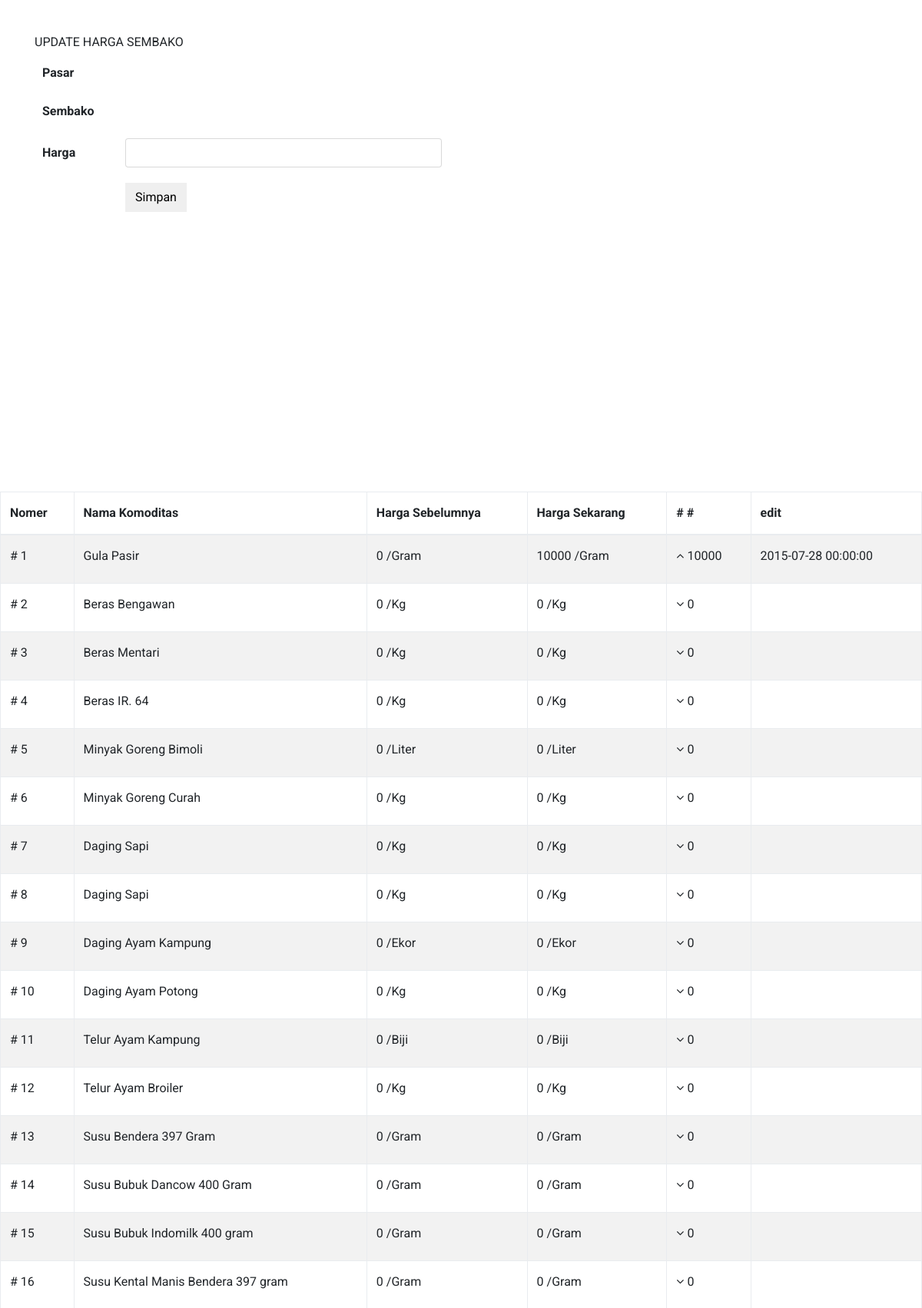
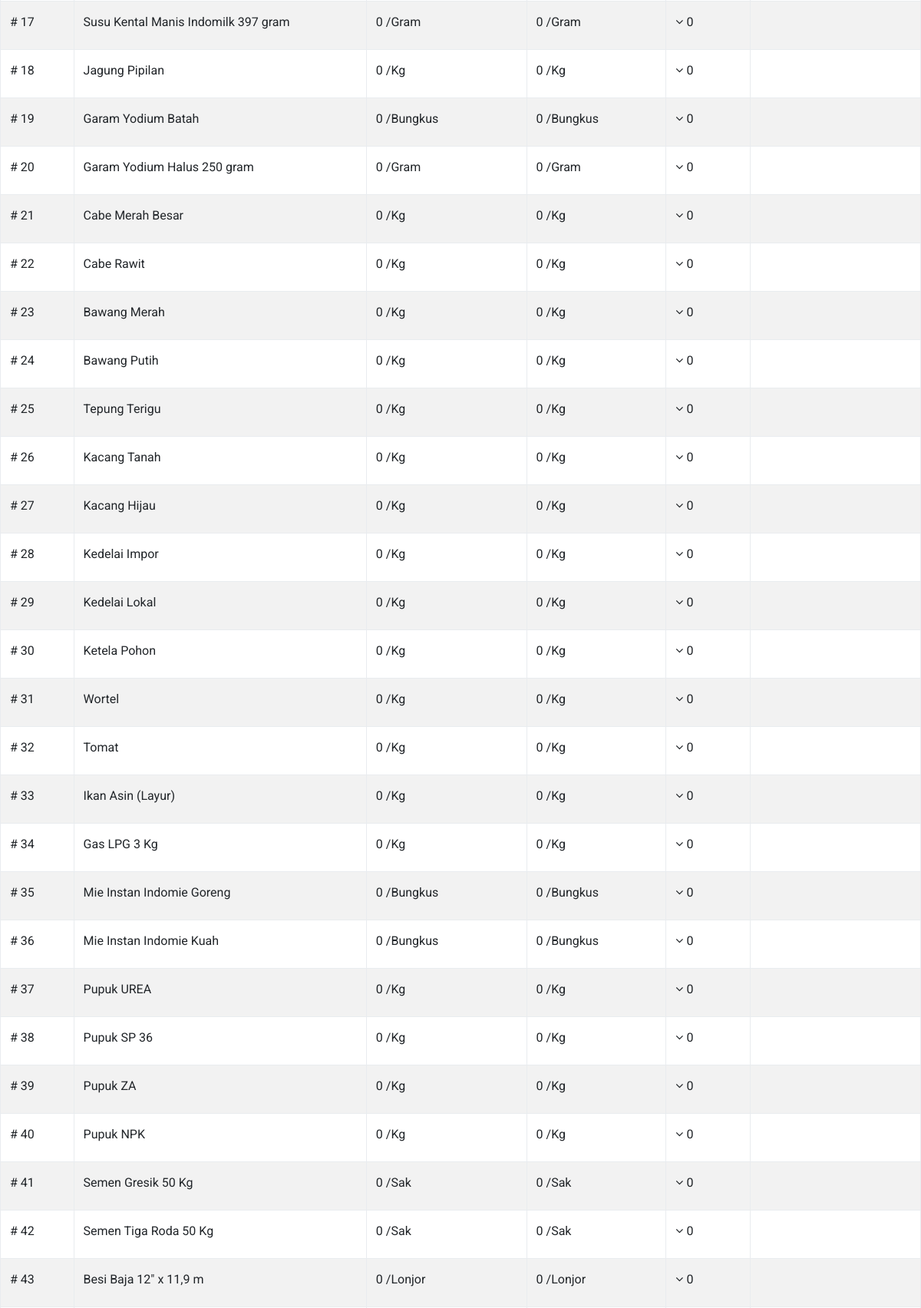
Page /admin/addData.php (upper part) on the committed database (2 pictures, top to bottom).
### tables this page shows
CREATE TABLE `komoditi` (
  `AutoID` bigint(20) NOT NULL AUTO_INCREMENT,
  `Kecamatan` varchar(100) DEFAULT NULL,
  `IdKomoditi` varchar(20) DEFAULT NULL,
  `NamaKomoditi` varchar(100) DEFAULT NULL,
  `Harga_aft` decimal(10,0) DEFAULT '0',
  `Satuan` varchar(15) DEFAULT NULL,
  `Tanggal` datetime DEFAULT NULL,
  `status_perubahan` varchar(6) DEFAULT 'none',
  `Stok` varchar(8) DEFAULT NULL,
  `Satuan_stok` varchar(15) DEFAULT NULL,
  `perubahan_harga` decimal(10,0) DEFAULT '0',
  `jenis_komoditi` varchar(20) DEFAULT 'sembako',
  `Harga_bef` decimal(10,0) NOT NULL DEFAULT '0',
  PRIMARY KEY (`AutoID`)
);

### admin/addData.php (the view, shortened to what this page needs)
<!DOCTYPE HTML PUBLIC "-//W3C//DTD HTML 4.01 Transitional//EN" "http://www.w3.org/TR/html4/loose.dtd">
<html>
<head>
 <link href="../assets/css/bootstrap.css" rel="stylesheet" />
    <link href="../assets/css/font-awesome.css" rel="stylesheet" />
    <link href="../assets/css/style.css" rel="stylesheet" />
</head>
<body>
<div class="content-wrapper">
 <div class="container">
 <div class="row">
                    <div class="col-md-6">
                        <div class="panel panel-default">
                        <div class="panel-heading">
                         UPDATE HARGA SEMBAKO
                        </div>
                        <div class="panel-body">
<form name="form1" method="post" action="addData.php?simpan=ok">
  <table width="100%"  border="0" cellspacing="0" cellpadding="10">
    <tr>
      <th width="20%" height="35" scope="row"><div align="left">Pasar</div></th>
      <td width="80%">
      <?php include('../class/cb_pasar.php'); ?></td>
    </tr>
    <tr>
      <th scope="row" height="35"><div align="left">Sembako </div></th>
      <td><?php include('../class/cb_sembako.php'); ?></td>
    </tr>
    <tr>
      <th scope="row" height="35"><div align="left">Harga</div></th>
      <td><input name="Harga" class="form-control" type="text" id="Harga"></td>
    </tr>
    <tr>
      <th scope="row" height="35">&nbsp;</th>
      <td><button type="submit" class="btn btn-default">Simpan</button></td>
    </tr>
  </table>
</form>
</div>
</div>
</div>
</div>
</div>
</div>
<div class="table-responsive">
                                <table class="table table-striped table-bordered table-hover">
                                    <thead>
                                        <tr>
                                            <th>Nomer</th>
                                            <th>Nama Komoditas</th>
											<th>Harga Sebelumnya</th>
                                            <th>Harga Sekarang</th>
											<th># #</th>
                                            <th>edit</th>
                                        </tr>
                                    </thead>
                                    <tbody>
                                       <?php
									   $no=0;
									   $query=mysql_query("select * from komoditi where Kecamatan='Kepanjen'");
										           while ($x=mysql_fetch_object($query)) {
										$no++;
										 ?>
                                        <tr>
                                            <td># <?php echo $no;  ?></td>
                                            <td><?php echo $x->NamaKomoditi;  ?> </td>
											<td>
                                                <label class="label label-danger"><?php echo $x->Harga_bef." /".$x->Satuan;  ?> </label>
                                            </td>
                                            <td>
                                                <label class="label label-info"><?php echo $x->Harga_aft." /".$x->Satuan;  ?> </label>
                                            </td>
                                            <td> <?php if($x->status_perubahan=='Up') { ?><i class="fa fa-angle-up"></i> <?php }else{ ?><i class="fa fa-angle-down"></i> <?php  } ?>  <?php echo $x->perubahan_harga;  ?></td>
                                            <td><?php echo $x->Tanggal;  ?></td>
                                        </tr>
                                        <?php } ?>
                                    </tbody>
                                </table>
                            </div>
</body>
</html>

### chart/css/style.css (style rules this page uses)
body { font-family: 'Roboto', sans-serif; line-height: 30px; }
.content-wrapper { margin-top: 40px; min-height: 600px; padding-bottom: 60px; }
.btn { border-radius: 0px; -webkit-border-radius: 0px; -moz-border-radius: 0px; }

### rows in the picture
komoditi: NamaKomoditi "Gula Pasir", Harga_bef "0", Satuan "Gram", Harga_aft "10000", status_perubahan "Up" (drawn), perubahan_harga "10000", Tanggal "2015-07-28 00:00:00"
komoditi: NamaKomoditi "Beras Bengawan", Harga_bef "0", Satuan "Kg", Harga_aft "0", status_perubahan "-" (drawn), perubahan_harga "0"
komoditi: NamaKomoditi "Beras Mentari", Harga_bef "0", Satuan "Kg", Harga_aft "0", status_perubahan "-" (drawn), perubahan_harga "0"
komoditi: NamaKomoditi "Beras IR. 64", Harga_bef "0", Satuan "Kg", Harga_aft "0", status_perubahan "-" (drawn), perubahan_harga "0"
komoditi: NamaKomoditi "Minyak Goreng Bimoli", Harga_bef "0", Satuan "Liter", Harga_aft "0", status_perubahan "-" (drawn), perubahan_harga "0"
komoditi: NamaKomoditi "Minyak Goreng Curah", Harga_bef "0", Satuan "Kg", Harga_aft "0", status_perubahan "-" (drawn), perubahan_harga "0"
komoditi: NamaKomoditi "Daging Sapi", Harga_bef "0", Satuan "Kg", Harga_aft "0", status_perubahan "-" (drawn), perubahan_harga "0"
komoditi: NamaKomoditi "Daging Sapi", Harga_bef "0", Satuan "Kg", Harga_aft "0", status_perubahan "-" (drawn), perubahan_harga "0"
komoditi: NamaKomoditi "Daging Ayam Kampung", Harga_bef "0", Satuan "Ekor", Harga_aft "0", status_perubahan "-" (drawn), perubahan_harga "0"
komoditi: NamaKomoditi "Daging Ayam Potong", Harga_bef "0", Satuan "Kg", Harga_aft "0", status_perubahan "-" (drawn), perubahan_harga "0"
komoditi: NamaKomoditi "Telur Ayam Kampung", Harga_bef "0", Satuan "Biji", Harga_aft "0", status_perubahan "-" (drawn), perubahan_harga "0"
komoditi: NamaKomoditi "Telur Ayam Broiler", Harga_bef "0", Satuan "Kg", Harga_aft "0", status_perubahan "-" (drawn), perubahan_harga "0"
komoditi: NamaKomoditi "Susu Bendera 397 Gram", Harga_bef "0", Satuan "Gram", Harga_aft "0", status_perubahan "-" (drawn), perubahan_harga "0"
komoditi: NamaKomoditi "Susu Bubuk Dancow 400 Gram", Harga_bef "0", Satuan "Gram", Harga_aft "0", status_perubahan "-" (drawn), perubahan_harga "0"
komoditi: NamaKomoditi "Susu Bubuk Indomilk 400 gram", Harga_bef "0", Satuan "Gram", Harga_aft "0", status_perubahan "-" (drawn), perubahan_harga "0"
komoditi: NamaKomoditi "Susu Kental Manis Bendera 397 gram", Harga_bef "0", Satuan "Gram", Harga_aft "0", status_perubahan "-" (drawn), perubahan_harga "0"
komoditi: NamaKomoditi "Susu Kental Manis Indomilk 397 gram", Harga_bef "0", Satuan "Gram", Harga_aft "0", status_perubahan "-" (drawn), perubahan_harga "0"
komoditi: NamaKomoditi "Jagung Pipilan", Harga_bef "0", Satuan "Kg", Harga_aft "0", status_perubahan "-" (drawn), perubahan_harga "0"
komoditi: NamaKomoditi "Garam Yodium Batah", Harga_bef "0", Satuan "Bungkus", Harga_aft "0", status_perubahan "-" (drawn), perubahan_harga "0"
komoditi: NamaKomoditi "Garam Yodium Halus 250 gram", Harga_bef "0", Satuan "Gram", Harga_aft "0", status_perubahan "-" (drawn), perubahan_harga "0"
komoditi: NamaKomoditi "Cabe Merah Besar", Harga_bef "0", Satuan "Kg", Harga_aft "0", status_perubahan "-" (drawn), perubahan_harga "0"
komoditi: NamaKomoditi "Cabe Rawit", Harga_bef "0", Satuan "Kg", Harga_aft "0", status_perubahan "-" (drawn), perubahan_harga "0"
komoditi: NamaKomoditi "Bawang Merah", Harga_bef "0", Satuan "Kg", Harga_aft "0", status_perubahan "-" (drawn), perubahan_harga "0"
komoditi: NamaKomoditi "Bawang Putih", Harga_bef "0", Satuan "Kg", Harga_aft "0", status_perubahan "-" (drawn), perubahan_harga "0"
komoditi: NamaKomoditi "Tepung Terigu", Harga_bef "0", Satuan "Kg", Harga_aft "0", status_perubahan "-" (drawn), perubahan_harga "0"
komoditi: NamaKomoditi "Kacang Tanah", Harga_bef "0", Satuan "Kg", Harga_aft "0", status_perubahan "-" (drawn), perubahan_harga "0"
komoditi: NamaKomoditi "Kacang Hijau", Harga_bef "0", Satuan "Kg", Harga_aft "0", status_perubahan "-" (drawn), perubahan_harga "0"
komoditi: NamaKomoditi "Kedelai Impor", Harga_bef "0", Satuan "Kg", Harga_aft "0", status_perubahan "-" (drawn), perubahan_harga "0"
komoditi: NamaKomoditi "Kedelai Lokal", Harga_bef "0", Satuan "Kg", Harga_aft "0", status_perubahan "-" (drawn), perubahan_harga "0"
komoditi: NamaKomoditi "Ketela Pohon", Harga_bef "0", Satuan "Kg", Harga_aft "0", status_perubahan "-" (drawn), perubahan_harga "0"
komoditi: NamaKomoditi "Wortel", Harga_bef "0", Satuan "Kg", Harga_aft "0", status_perubahan "-" (drawn), perubahan_harga "0"
komoditi: NamaKomoditi "Tomat", Harga_bef "0", Satuan "Kg", Harga_aft "0", status_perubahan "-" (drawn), perubahan_harga "0"
komoditi: NamaKomoditi "Ikan Asin (Layur)", Harga_bef "0", Satuan "Kg", Harga_aft "0", status_perubahan "-" (drawn), perubahan_harga "0"
komoditi: NamaKomoditi "Gas LPG 3 Kg", Harga_bef "0", Satuan "Kg", Harga_aft "0", status_perubahan "-" (drawn), perubahan_harga "0"
komoditi: NamaKomoditi "Mie Instan Indomie Goreng", Harga_bef "0", Satuan "Bungkus", Harga_aft "0", status_perubahan "-" (drawn), perubahan_harga "0"
komoditi: NamaKomoditi "Mie Instan Indomie Kuah", Harga_bef "0", Satuan "Bungkus", Harga_aft "0", status_perubahan "-" (drawn), perubahan_harga "0"
komoditi: NamaKomoditi "Pupuk UREA", Harga_bef "0", Satuan "Kg", Harga_aft "0", status_perubahan "-" (drawn), perubahan_harga "0"
komoditi: NamaKomoditi "Pupuk SP 36", Harga_bef "0", Satuan "Kg", Harga_aft "0", status_perubahan "-" (drawn), perubahan_harga "0"
komoditi: NamaKomoditi "Pupuk ZA", Harga_bef "0", Satuan "Kg", Harga_aft "0", status_perubahan "-" (drawn), perubahan_harga "0"
komoditi: NamaKomoditi "Pupuk NPK", Harga_bef "0", Satuan "Kg", Harga_aft "0", status_perubahan "-" (drawn), perubahan_harga "0"
komoditi: NamaKomoditi "Semen Gresik 50 Kg", Harga_bef "0", Satuan "Sak", Harga_aft "0", status_perubahan "-" (drawn), perubahan_harga "0"
komoditi: NamaKomoditi "Semen Tiga Roda 50 Kg", Harga_bef "0", Satuan "Sak", Harga_aft "0", status_perubahan "-" (drawn), perubahan_harga "0"
komoditi: NamaKomoditi "Besi Baja 12\" x 11,9 m", Harga_bef "0", Satuan "Lonjor", Harga_aft "0", status_perubahan "-" (drawn), perubahan_harga "0"
